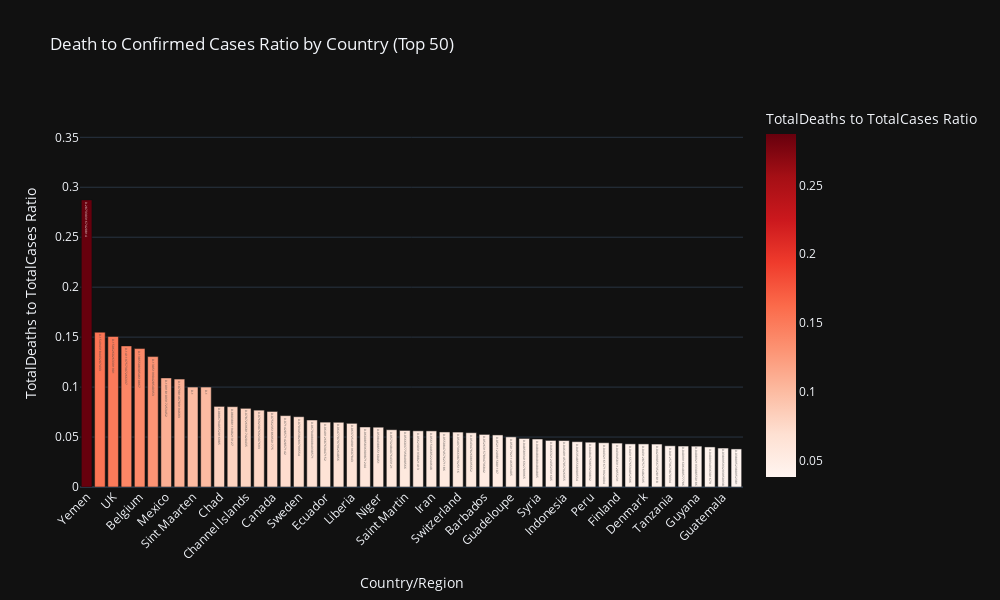
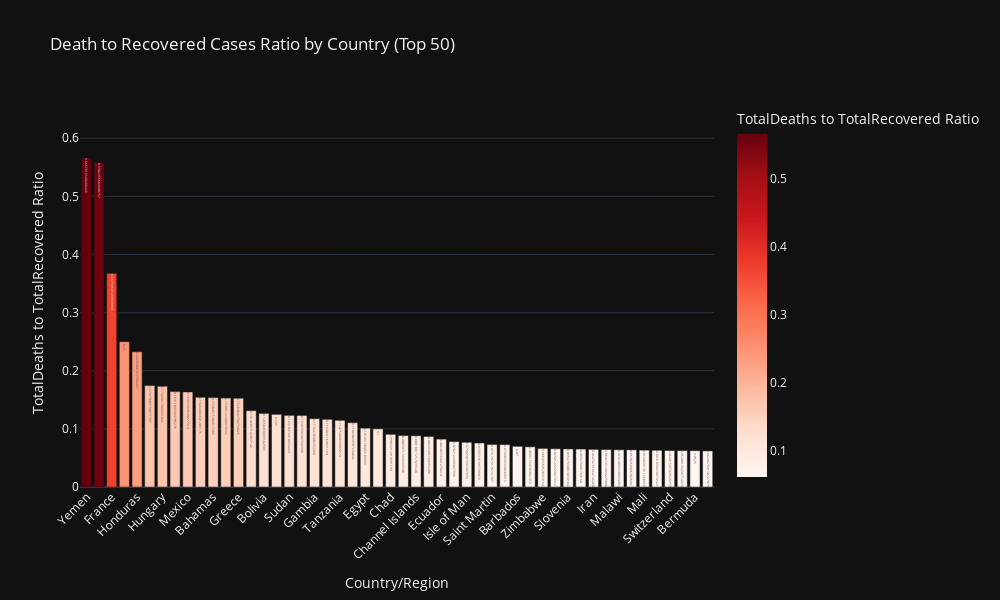
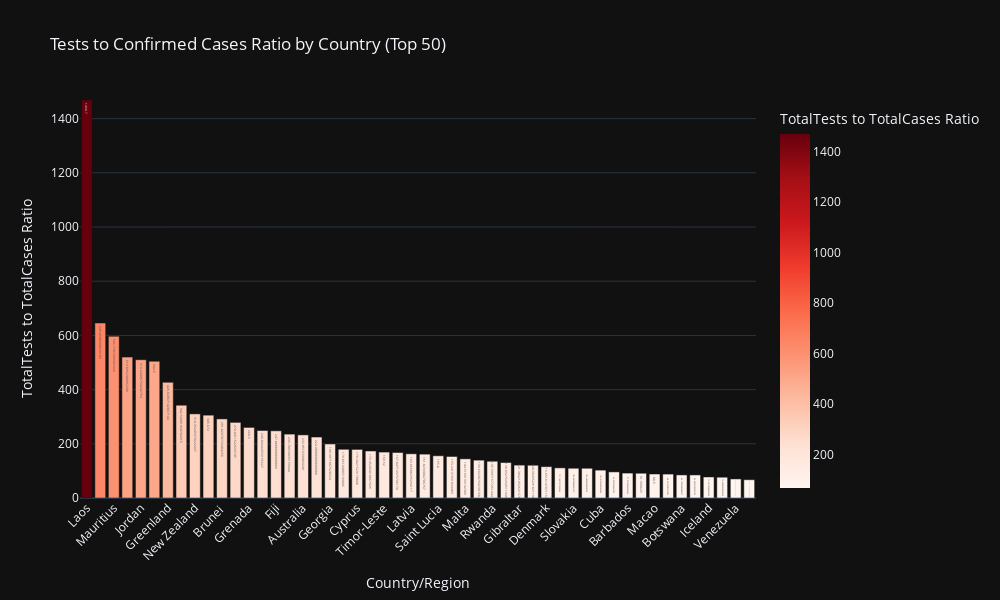

The notebook cell these images were saved under, in order:
### Code cell
def create_ratio_bar_chart(data, numerator_col, denominator_col, title, top_n=50):
    """
    Function to create a bar chart for the ratio of two columns in the DataFrame.
    
    Parameters:
    - data: DataFrame with the data
    - numerator_col: Column name for the numerator
    - denominator_col: Column name for the denominator
    - title: Title for the chart
    - top_n: Number of top countries to display (default is 50)
    
    Returns:
    - fig: Plotly figure object
    """
    # Calculate the ratio and store it in a variable
    ratio = data[numerator_col] / data[denominator_col]

    # Add the ratio to the DataFrame temporarily for sorting and plotting
    data_sorted = data.assign(Ratio=ratio)

    # Sort the data by the ratio in descending order and limit to top N
    data_sorted = data_sorted.sort_values(by='Ratio', ascending=False).head(top_n)

    # Create the bar chart
    fig = px.bar(data_sorted, 
                 x='Country/Region', 
                 y='Ratio',
                 title=title,
                 labels={'Ratio': f'{numerator_col} to {denominator_col} Ratio'},
                 text='Ratio',  # Display the ratio value on top of bars
                 color='Ratio',  # Color by the ratio to emphasize differences
                 color_continuous_scale='reds',  # A color scale that goes from light to dark red
                 range_y=[0, data_sorted['Ratio'].max() + 0.1])  # Set the y-axis range for better spacing

    # Update layout to improve readability
    fig.update_layout(
        template='plotly_dark',
        xaxis_tickangle=-45,  # Rotate x-axis labels for better readability
        title_text=title,
        showlegend=False,  # Remove legend since it's redundant
        height=600,  # Adjust the height of the figure for better spacing
        width=1000,  # Adjust the width of the figure for better clarity
    )

    return fig

# Example usage for different ratios:
# Deaths to Confirmed Cases
fig1 = create_ratio_bar_chart(worldometer_data, 'TotalDeaths', 'TotalCases', 'Death to Confirmed Cases Ratio by Country (Top 50)')
fig1.show()

# Deaths to Recovered Cases
fig2 = create_ratio_bar_chart(worldometer_data, 'TotalDeaths', 'TotalRecovered', 'Death to Recovered Cases Ratio by Country (Top 50)')
fig2.show()

# Tests to Confirmed Cases
fig3 = create_ratio_bar_chart(worldometer_data, 'TotalTests', 'TotalCases', 'Tests to Confirmed Cases Ratio by Country (Top 50)')
fig3.show()

# Serious/Critical to Death Cases
fig4 = create_ratio_bar_chart(worldometer_data, 'Serious,Critical', 'TotalDeaths', 'Serious/Critical to Deaths Ratio by Country (Top 50)')
fig4.show()

### Figure 1 — Plotly figure (JSON) as saved in the notebook; plotly's stock layout.template omitted (floating-point values rounded to 4 significant figures)
{"data": [{"alignmentgroup": "True", "hovertemplate": "Country/Region=%{x}<br>TotalDeaths to TotalCases Ratio=%{marker.color}<extra></extra>", "legendgroup": "", "marker": {"color": [0.2873, 0.1549, 0.1506, 0.1412, 0.1386, 0.1305, 0.1092, 0.108, 0.1, 0.1, 0.08068, 0.08039, 0.07873, 0.07692, 0.07562, 0.07143, 0.07035, 0.06704, 0.06491, 0.06477, 0.06373, 0.06009, 0.05984, 0.05732, 0.0566, 0.05623, 0.05615, 0.05508, 0.05497, 0.05435, 0.05263, 0.05211, 0.05018, 0.04859, 0.04805, 0.04663, 0.04649, 0.04535, 0.04485, 0.04432, 0.04395, 0.04316, 0.04313, 0.04299, 0.04126, 0.04099, 0.04089, 0.04009, 0.039, 0.0381], "coloraxis": "coloraxis", "pattern": {"shape": ""}}, "name": "", "offsetgroup": "", "orientation": "v", "showlegend": false, "text": [0.2873, 0.1549, 0.1506, 0.1412, 0.1386, 0.1305, 0.1092, 0.108, 0.1, 0.1, 0.08068, 0.08039, 0.07873, 0.07692, 0.07562, 0.07143, 0.07035, 0.06704, 0.06491, 0.06477, 0.06373, 0.06009, 0.05984, 0.05732, 0.0566, 0.05623, 0.05615, 0.05508, 0.05497, 0.05435, 0.05263, 0.05211, 0.05018, 0.04859, 0.04805, 0.04663, 0.04649, 0.04535, 0.04485, 0.04432, 0.04395, 0.04316, 0.04313, 0.04299, 0.04126, 0.04099, 0.04089, 0.04009, 0.039, 0.0381], "textposition": "auto", "type": "bar", "x": ["Yemen", "France", "UK", "Italy", "Belgium", "Hungary", "Mexico", "Netherlands", "Sint Maarten", "Western Sahara", "Chad", "Spain", "Channel Islands", "Montserrat", "Canada", "Isle of Man", "Sweden", "Ireland", "Ecuador", "Sudan", "Liberia", "San Marino", "Niger", "Bermuda", "Saint Martin", "Slovenia", "Iran", "Andorra", "Switzerland", "Martinique", "Barbados", "Egypt", "Guadeloupe", "Mali", "Syria", "Burkina Faso", "Indonesia", "North Macedonia", "Peru", "Romania", "Finland", "Angola", "Denmark", "Germany", "Tanzania", "Greece", "Guyana", "Bolivia", "Guatemala", "Trinidad and Tobago"], "xaxis": "x", "y": [0.2873, 0.1549, 0.1506, 0.1412, 0.1386, 0.1305, 0.1092, 0.108, 0.1, 0.1, 0.08068, 0.08039, 0.07873, 0.07692, 0.07562, 0.07143, 0.07035, 0.06704, 0.06491, 0.06477, 0.06373, 0.06009, 0.05984, 0.05732, 0.0566, 0.05623, 0.05615, 0.05508, 0.05497, 0.05435, 0.05263, 0.05211, 0.05018, 0.04859, 0.04805, 0.04663, 0.04649, 0.04535, 0.04485, 0.04432, 0.04395, 0.04316, 0.04313, 0.04299, 0.04126, 0.04099, 0.04089, 0.04009, 0.039, 0.0381], "yaxis": "y"}], "layout": {"barmode": "relative", "coloraxis": {"colorbar": {"title": {"text": "TotalDeaths to TotalCases Ratio"}}, "colorscale": [[0, "rgb(255,245,240)"], [0.125, "rgb(254,224,210)"], [0.25, "rgb(252,187,161)"], [0.375, "rgb(252,146,114)"], [0.5, "rgb(251,106,74)"], [0.625, "rgb(239,59,44)"], [0.75, "rgb(203,24,29)"], [0.875, "rgb(165,15,21)"], [1, "rgb(103,0,13)"]]}, "height": 600, "legend": {"tracegroupgap": 0}, "showlegend": false, "title": {"text": "Death to Confirmed Cases Ratio by Country (Top 50)"}, "width": 1000, "xaxis": {"anchor": "y", "autorange": true, "domain": [0, 1], "range": [-0.5, 49.5], "tickangle": -45, "title": {"text": "Country/Region"}, "type": "category"}, "yaxis": {"anchor": "x", "domain": [0, 1], "range": [0, 0.3873], "title": {"text": "TotalDeaths to TotalCases Ratio"}, "type": "linear"}}}

### Figure 2 — Plotly figure (JSON) as saved in the notebook; plotly's stock layout.template omitted (floating-point values rounded to 4 significant figures)
{"data": [{"alignmentgroup": "True", "hovertemplate": "Country/Region=%{x}<br>TotalDeaths to TotalRecovered Ratio=%{marker.color}<extra></extra>", "legendgroup": "", "marker": {"color": [0.5657, 0.5582, 0.3676, 0.25, 0.2327, 0.1748, 0.1733, 0.1641, 0.1636, 0.1543, 0.1538, 0.1531, 0.1528, 0.1314, 0.1266, 0.125, 0.1232, 0.1231, 0.1176, 0.1164, 0.1148, 0.1106, 0.1013, 0.1, 0.09069, 0.08851, 0.08818, 0.08696, 0.08241, 0.07821, 0.07692, 0.07567, 0.07317, 0.07299, 0.07, 0.06912, 0.06646, 0.06581, 0.06548, 0.06528, 0.06479, 0.06452, 0.06411, 0.06393, 0.06346, 0.06318, 0.06282, 0.0628, 0.0625, 0.06207], "coloraxis": "coloraxis", "pattern": {"shape": ""}}, "name": "", "offsetgroup": "", "orientation": "v", "showlegend": false, "text": [0.5657, 0.5582, 0.3676, 0.25, 0.2327, 0.1748, 0.1733, 0.1641, 0.1636, 0.1543, 0.1538, 0.1531, 0.1528, 0.1314, 0.1266, 0.125, 0.1232, 0.1231, 0.1176, 0.1164, 0.1148, 0.1106, 0.1013, 0.1, 0.09069, 0.08851, 0.08818, 0.08696, 0.08241, 0.07821, 0.07692, 0.07567, 0.07317, 0.07299, 0.07, 0.06912, 0.06646, 0.06581, 0.06548, 0.06528, 0.06479, 0.06452, 0.06411, 0.06393, 0.06346, 0.06318, 0.06282, 0.0628, 0.0625, 0.06207], "textposition": "auto", "type": "bar", "x": ["Yemen", "Belgium", "France", "Sint Maarten", "Honduras", "Italy", "Hungary", "Libya", "Mexico", "Syria", "Bahamas", "Martinique", "Greece", "Lesotho", "Bolivia", "Western Sahara", "Sudan", "Angola", "Gambia", "Guyana", "Tanzania", "Liberia", "Egypt", "Montserrat", "Chad", "Romania", "Channel Islands", "Canada", "Ecuador", "Guadeloupe", "Isle of Man", "Ireland", "Saint Martin", "Indonesia", "Barbados", "North Macedonia", "Zimbabwe", "Peru", "Slovenia", "Niger", "Iran", "Belize", "Malawi", "San Marino", "Mali", "USA", "Switzerland", "Andorra", "Bermuda", "Colombia"], "xaxis": "x", "y": [0.5657, 0.5582, 0.3676, 0.25, 0.2327, 0.1748, 0.1733, 0.1641, 0.1636, 0.1543, 0.1538, 0.1531, 0.1528, 0.1314, 0.1266, 0.125, 0.1232, 0.1231, 0.1176, 0.1164, 0.1148, 0.1106, 0.1013, 0.1, 0.09069, 0.08851, 0.08818, 0.08696, 0.08241, 0.07821, 0.07692, 0.07567, 0.07317, 0.07299, 0.07, 0.06912, 0.06646, 0.06581, 0.06548, 0.06528, 0.06479, 0.06452, 0.06411, 0.06393, 0.06346, 0.06318, 0.06282, 0.0628, 0.0625, 0.06207], "yaxis": "y"}], "layout": {"barmode": "relative", "coloraxis": {"colorbar": {"title": {"text": "TotalDeaths to TotalRecovered Ratio"}}, "colorscale": [[0, "rgb(255,245,240)"], [0.125, "rgb(254,224,210)"], [0.25, "rgb(252,187,161)"], [0.375, "rgb(252,146,114)"], [0.5, "rgb(251,106,74)"], [0.625, "rgb(239,59,44)"], [0.75, "rgb(203,24,29)"], [0.875, "rgb(165,15,21)"], [1, "rgb(103,0,13)"]]}, "height": 600, "legend": {"tracegroupgap": 0}, "showlegend": false, "title": {"text": "Death to Recovered Cases Ratio by Country (Top 50)"}, "width": 1000, "xaxis": {"anchor": "y", "autorange": true, "domain": [0, 1], "range": [-0.5, 49.5], "tickangle": -45, "title": {"text": "Country/Region"}, "type": "category"}, "yaxis": {"anchor": "x", "domain": [0, 1], "range": [0, 0.6657], "title": {"text": "TotalDeaths to TotalRecovered Ratio"}, "type": "linear"}}}

### Figure 3 — Plotly figure (JSON) as saved in the notebook; plotly's stock layout.template omitted (floating-point values rounded to 4 significant figures)
{"data": [{"alignmentgroup": "True", "hovertemplate": "Country/Region=%{x}<br>TotalTests to TotalCases Ratio=%{marker.color}<extra></extra>", "legendgroup": "", "marker": {"color": [1469.0, 645.9, 596.8, 519.9, 510.3, 504.5, 426.9, 342.5, 310.4, 305.7, 291.8, 279.0, 260.5, 249.1, 247.9, 235.8, 232.9, 225.0, 199.4, 179.9, 179.3, 173.5, 169.5, 167.8, 163.1, 161.8, 155.8, 153.2, 144.5, 139.7, 135.6, 130.8, 121.4, 120.9, 115.7, 111.1, 109.8, 109.7, 102.9, 96.32, 91.98, 91.39, 88.5, 88.22, 85.1, 85.09, 77.56, 76.69, 70.29, 67.41], "coloraxis": "coloraxis", "pattern": {"shape": ""}}, "name": "", "offsetgroup": "", "orientation": "v", "showlegend": false, "text": [1469.0, 645.9, 596.8, 519.9, 510.3, 504.5, 426.9, 342.5, 310.4, 305.7, 291.8, 279.0, 260.5, 249.1, 247.9, 235.8, 232.9, 225.0, 199.4, 179.9, 179.3, 173.5, 169.5, 167.8, 163.1, 161.8, 155.8, 153.2, 144.5, 139.7, 135.6, 130.8, 121.4, 120.9, 115.7, 111.1, 109.8, 109.7, 102.9, 96.32, 91.98, 91.39, 88.5, 88.22, 85.1, 85.09, 77.56, 76.69, 70.29, 67.41], "textposition": "auto", "type": "bar", "x": ["Laos", "Vietnam", "Mauritius", "Bhutan", "Jordan", "New Caledonia", "Greenland", "Myanmar", "New Zealand", "Monaco", "Brunei ", "Cambodia", "Grenada", "Lithuania", "Fiji", "Uganda", "Australia", "Thailand", "Georgia", "Hong Kong", "Cyprus", "Taiwan", "Timor-Leste", "Bermuda", "Latvia", "Faeroe Islands", "Saint Lucia", "Cayman Islands", "Malta", "Falkland Islands", "Rwanda", "Mongolia", "Gibraltar", "Greece", "Denmark", "S. Korea", "Slovakia", "Malaysia", "Cuba", "Uruguay", "Barbados", "French Polynesia", "Macao", "Luxembourg", "Botswana", "UAE", "Iceland", "Hungary", "Venezuela", "Saint Kitts and Nevis"], "xaxis": "x", "y": [1469.0, 645.9, 596.8, 519.9, 510.3, 504.5, 426.9, 342.5, 310.4, 305.7, 291.8, 279.0, 260.5, 249.1, 247.9, 235.8, 232.9, 225.0, 199.4, 179.9, 179.3, 173.5, 169.5, 167.8, 163.1, 161.8, 155.8, 153.2, 144.5, 139.7, 135.6, 130.8, 121.4, 120.9, 115.7, 111.1, 109.8, 109.7, 102.9, 96.32, 91.98, 91.39, 88.5, 88.22, 85.1, 85.09, 77.56, 76.69, 70.29, 67.41], "yaxis": "y"}], "layout": {"barmode": "relative", "coloraxis": {"colorbar": {"title": {"text": "TotalTests to TotalCases Ratio"}}, "colorscale": [[0, "rgb(255,245,240)"], [0.125, "rgb(254,224,210)"], [0.25, "rgb(252,187,161)"], [0.375, "rgb(252,146,114)"], [0.5, "rgb(251,106,74)"], [0.625, "rgb(239,59,44)"], [0.75, "rgb(203,24,29)"], [0.875, "rgb(165,15,21)"], [1, "rgb(103,0,13)"]]}, "height": 600, "legend": {"tracegroupgap": 0}, "showlegend": false, "title": {"text": "Tests to Confirmed Cases Ratio by Country (Top 50)"}, "width": 1000, "xaxis": {"anchor": "y", "autorange": true, "domain": [0, 1], "range": [-0.5, 49.5], "tickangle": -45, "title": {"text": "Country/Region"}, "type": "category"}, "yaxis": {"anchor": "x", "domain": [0, 1], "range": [0, 1469.0], "title": {"text": "TotalTests to TotalCases Ratio"}, "type": "linear"}}}
